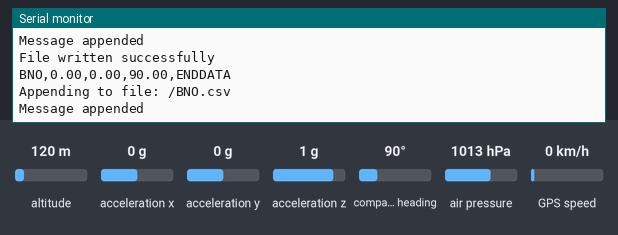
Simulated run of this sketch. Board: ESP32. Parts: the last lines printed to the serial monitor. The inputs (shaded band) are chosen by the test bench; at power-on: altitude 120 m, acceleration x 0 g, acceleration y 0 g, acceleration z 1 g, compass heading 90°, air pressure 1013 hPa, GPS speed 0 km/h. Storage starts empty; the GPS gets a fix after 3 s at 37.7749, -122.4194 with 8 satellites.

Above: at 4.1 s.
4.2 s: altitude set to 20 m
At 7.5 s:
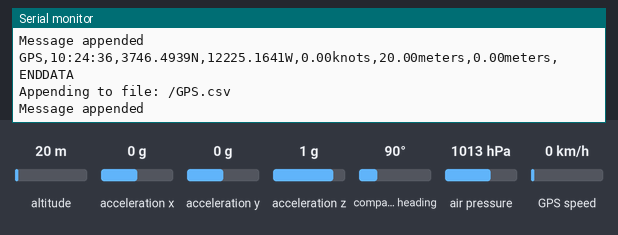
7.6 s: acceleration x set to -1.4 g
At 8.9 s:
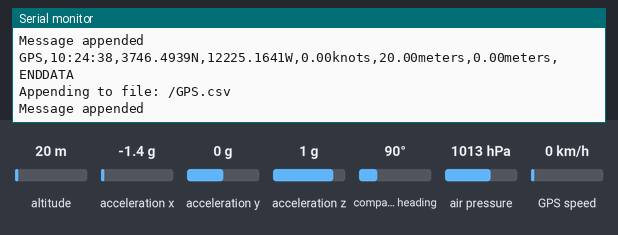
9.1 s: acceleration y set to -1.4 g
At 10.1 s:
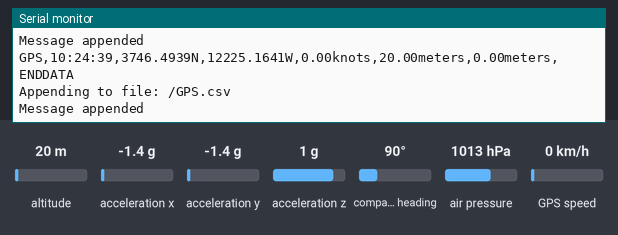
10.6 s: acceleration z set to -1.4 g
At 10.6 s:
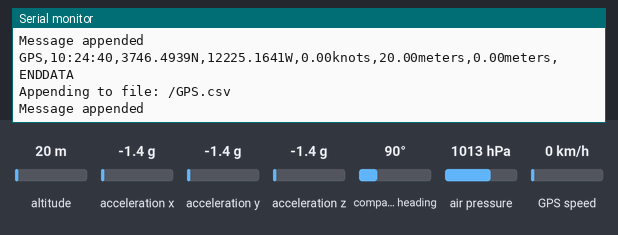
12.1 s: compass heading set to 7°
At 13.1 s:
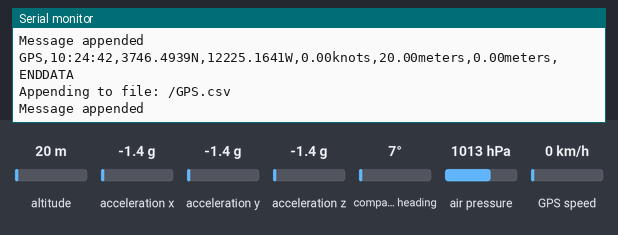
Timing chart, 0 to 14.6 s (numbered marks = the images above; inputs shaded):
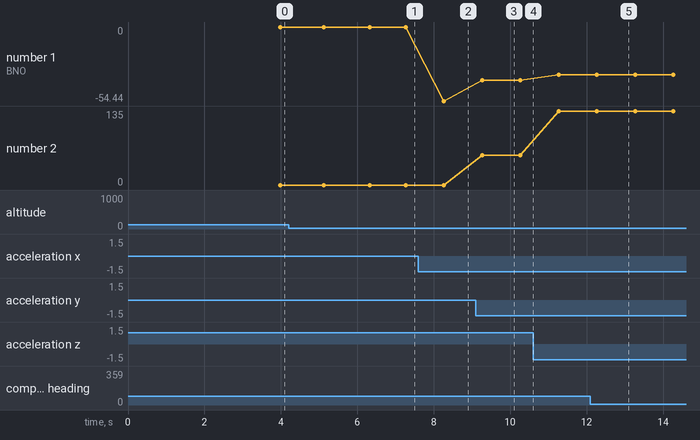

The sketch:

BlackboxMC.ino
```cpp
#include <Adafruit_BNO055.h>
#include <Adafruit_Sensor.h>
#include <utility/imumaths.h>
#include <Wire.h>
#include "Adafruit_BMP3XX.h"
#include <Adafruit_GPS.h>
#include "FS.h"
#include "SD.h"
#include "SPI.h"
#include <SPIFFS.h>
// MACROS
#define RX_PIN 33
#define TX_PIN 27
#define GPS_BAUD_RATE 9600
#define SEALEVELPRESSURE_HPA (1013)
#define CS 32
#define BMP_CS 14
#define BMP_SCK 5
#define BMP_MISO 19
#define BMP_MOSI 18
#define DEBUG true

// UART COMM (Talking to transmit chip)
HardwareSerial Comm(2);

String comm_msg; // incoming transmitMC msgs

// GPS
#define GPSECHO false
#define GPSSerial Serial1
Adafruit_GPS GPS(&GPSSerial);

enum AvGPSState
{
  AV_NOFIX = 14,
  AV_FIX = 24
} av_gps_state;

// BNO
Adafruit_BNO055 bno = Adafruit_BNO055(55);
float pitch;
float yaw;
float roll;

// BMP Stuff
Adafruit_BMP3XX bmp;
double press;
double temp;
double alt;

// timers
unsigned long gps_send_timer = millis();
unsigned long bno_timer;
unsigned long bmp_timer;
unsigned long currentTime;

void init_gps()
{
  // 9600 NMEA is the default baud rate for Adafruit MTK GPS's- some use 4800
  if (!GPS.begin(GPS_BAUD_RATE))
  {
    Serial.println("Failed GPS begin");
    Comm.println("FAILED Avionics GPS begin"); // send to transmit code
  }
  else
  {
    Serial.println("Success GPS begin");
    Comm.println("SUCCESS Avionics GPS begin");
  }

  GPS.sendCommand(PMTK_SET_NMEA_OUTPUT_RMCGGA);
  GPS.sendCommand(PMTK_SET_NMEA_UPDATE_1HZ); // 1 Hz update rate
  GPS.sendCommand(PGCMD_ANTENNA);            // antenna status updates
  delay(1000);
  // Ask for firmware version
  GPSSerial.println(PMTK_Q_RELEASE);
}

//
// SD FUNCS
//
void sd_setup()
{
  Serial.println("Sensor Setup");
  // SD setup
  if (!SD.begin(CS))
  {
    Serial.println("Card Mount Failed");
    return;
  }
  uint8_t cardType = SD.cardType();

  if (cardType == CARD_NONE)
  {
    Serial.println("No SD card attached");
    return;
  }

  Serial.print("SD Card Type: ");
  if (cardType == CARD_MMC)
  {
    Serial.println("MMC");
  }
  else if (cardType == CARD_SD)
  {
    Serial.println("SDSC");
  }
  else if (cardType == CARD_SDHC)
  {
    Serial.println("SDHC");
  }
  else
  {
    Serial.println("UNKNOWN");
  }

  uint64_t cardSize = SD.cardSize() / (1024 * 1024);
  Serial.printf("SD Card Size: %lluMB\n", cardSize);
  Serial.println("SD setup complete");
  Comm.println("SD setup complete");
}
void writeFile(fs::FS &fs, const char *path, const char *message)
{
  Comm.printf("Writing file: %s\n", path);
  Serial.printf("Writing file: %s\n", path);

  File file = fs.open(path, FILE_WRITE);
  if (!file)
  {
    Comm.println("Failed to open file for writing");
    Serial.println("Failed to open file for writing");
    return;
  }
  if (file.print(message))
  {
    Comm.println("File written");
    Serial.println("File written");
  }
  else
  {
    Comm.println("Write failed");
    Serial.println("Write failed");
  }
  file.close();
  delay(50); // ensures file closes
}

void appendFile(fs::FS &fs, const char *path, const char *message)
{
  if (DEBUG)
    Comm.printf("Appending to file: %s\n", path);
  if (DEBUG)
    Serial.printf("Appending to file: %s\n", path);

  File file = fs.open(path, FILE_APPEND);
  if (!file)
  {
    Comm.println("Failed to open file for appending");
    Serial.println("Failed to open file for appending");
    return;
  }
  if (file.print(message))
  {
    if (DEBUG)
      Comm.println("Message appended");
    if (DEBUG)
      Serial.println("Message appended");
  }
  else
  {
    Comm.println("Append failed");
    Serial.println("Append failed");
  }
  file.close();
  delay(50); // ensures file closes
}
// end SD FUNCS

//
// SPIFFS
//
void writeFile(const char *path, const char *message)
{
  File file = SPIFFS.open(path, FILE_APPEND);
  if (!file)
  {
    Serial.println("Failed to open file for writing");
    return;
  }
  if (file.print(message))
  {
    Serial.println("File written successfully");
  }
  else
  {
    Serial.println("Write failed");
  }
  file.close();
}

void logData()
{
  // Replace these variables with actual sensor readings
  float temperature = 25.0;
  float pressure = 1013.25;
  float altitude = 150.0;

  String dataString = "Temperature: " + String(temperature) + ", Pressure: " + String(pressure) + ", Altitude: " + String(altitude) + "\n";
  writeFile("/datalog.txt", dataString.c_str());
}

void readFile(const char *path)
{
  File file = SPIFFS.open(path, FILE_READ);
  if (!file)
  {
    Serial.println("Failed to open file for reading");
    return;
  }
  Serial.println("Reading from file:");
  while (file.available())
  {
    Serial.write(file.read());
  }
  file.close();
}

//
// Sensor Functions
//
void bmp_setup()
{
  while (!Serial)
    delay(10);

  if (!bmp.begin_SPI(BMP_CS, BMP_SCK, BMP_MISO, BMP_MOSI))
  {
    Serial.println("No BMP detected \n");
    while (1)
      ;
  }

  bmp.setTemperatureOversampling(BMP3_OVERSAMPLING_8X);
  bmp.setPressureOversampling(BMP3_OVERSAMPLING_4X);
  bmp.setIIRFilterCoeff(BMP3_IIR_FILTER_COEFF_3);
  bmp.setOutputDataRate(BMP3_ODR_50_HZ);

  Serial.println("Adafruit BMP3XX Initiated \n");
}

void bno_setup()
{
  while (!Serial)
    delay(10);

  Serial.println("BNO Setup beginning\n");

  if (!bno.begin())
  {
    Serial.println("No BNO detected, check wiring!\n");
    while (1)
      ;
  }

  delay(50);

  // Displays details and calibration values for BNO
  if (DEBUG)
  {
    displayBNODetails();
    displayCalStatus();
    Serial.println("");
  }
  Serial.println("BNO Initiated \n");
}

// BMP take measurements
void bmp_test()
{
  if (!bmp.performReading())
  {
    Serial.println("Failed to perform reading :(");
    return;
  }
  Serial.print("Temperature = ");
  Serial.print(bmp.temperature);
  Serial.println(" *C");

  Serial.print("Pressure = ");
  Serial.print(bmp.pressure / 100.0);
  Serial.println(" hPa");

  Serial.print("Approx. Altitude = ");
  Serial.print(bmp.readAltitude(SEALEVELPRESSURE_HPA));
  Serial.println(" m");

  Serial.println();
  delay(2000);
}

void getBMP()
{
  temp = (bmp.temperature);
  press = (bmp.pressure / 100.0);
  alt = (bmp.readAltitude(SEALEVELPRESSURE_HPA));
}

// BNO sensor details for debug
void displayBNODetails(void)
{
  sensor_t sensor;
  bno.getSensor(&sensor);
  Serial.println("------------------------------------");
  Serial.print("Sensor:       ");
  Serial.println(sensor.name);
  Serial.print("Driver Ver:   ");
  Serial.println(sensor.version);
  Serial.print("Unique ID:    ");
  Serial.println(sensor.sensor_id);
  Serial.print("Max Value:    ");
  Serial.print(sensor.max_value);
  Serial.println(" xxx");
  Serial.print("Min Value:    ");
  Serial.print(sensor.min_value);
  Serial.println(" xxx");
  Serial.print("Resolution:   ");
  Serial.print(sensor.resolution);
  Serial.println(" xxx");
  Serial.println("------------------------------------");
  Serial.println("");
  delay(500);
}

void displayCalStatus(void)
{
  /* Get the four calibration values (0..3) */
  /* Any sensor data reporting 0 should be ignored, */
  /* 3 means 'fully calibrated" */
  uint8_t system, gyro, accel, mag;
  system = gyro = accel = mag = 0;
  bno.getCalibration(&system, &gyro, &accel, &mag);

  /* The data should be ignored until the system calibration is > 0 */
  Serial.print("\t");
  if (!system)
  {
    Serial.print("! ");
  }

  /* Display the individual values */
  Serial.print("System:");
  Serial.print(system, DEC);
  Serial.print(" Gyroscope:");
  Serial.print(gyro, DEC);
  Serial.print(" Accelerometer:");
  Serial.print(accel, DEC);
  Serial.print(" Magnetometer:");
  Serial.print(mag, DEC);
}

void getBNO()
{
  sensors_event_t event;
  bno.getEvent(&event);
  pitch = event.orientation.y;
  yaw = event.orientation.x;
  roll = event.orientation.z;
  // Assuming breadboard orientation (BNO above ESP)
  //  X = Yaw, Y = Pitch, Z = Roll
}

// End Sensor functions

// arduino setup hook
void setup()
{
  // Serial Initializations
  Serial.begin(115200);
  delay(1000);
  Serial.println("Initializing Black Box Boot Sequence");
  Serial.println("____________________________________");

  Comm.begin(115200, SERIAL_8N1, RX_PIN, TX_PIN);
  Serial.println("UART COMM (communication line with transmit MC) Initialized");

  // SPIFFS
  if (!SPIFFS.begin(true))
  {
    Serial.println("An Error has occurred while mounting SPIFFS");
  }
  else
  {
    Serial.println("SPIFFS mounted successfully");
    // readFile("/datalog.txt");
  }
  // GPS
  av_gps_state = AV_NOFIX;
  Serial.println("Initializing GPS");
  init_gps();
  if (GPS.fix)
  {
    String s = "STATE," + String(AV_FIX);
    av_gps_state = AV_FIX;
    Comm.println(s);
  }
  Serial.println("GPS Initialized");

  bmp_setup();
  bno_setup();
  bno_timer = millis();
  bmp_timer = millis();

  if (!SD.begin(CS))
  {
    Comm.println("Card Mount Failed");
    Serial.println("Card Mount Failed");
    return;
  }
  uint8_t cardType = SD.cardType();

  if (cardType == CARD_NONE)
  {
    Comm.println("No SD card attached");
    Serial.println("No SD card attached");
    return;
  }

  writeFile(SD, "/datalog.csv", "Dawson,is,the,goat\n"); // test file
  appendFile(SD, "/datalog.csv", "the,greatest,of,all,time\n");

  writeFile(SD, "/GPS.csv", "GPS,Hour:Min:Sec,Latitude,Longitude,Speed,Altitude,Geoid Height,ENDDATA\n");
  writeFile(SD, "/BMP.csv", "BMP,Temperature,Pressure,Altitude,ENDDATA\n");
  writeFile(SD, "/BNO.csv", "BNO,Pitch,Roll,Yaw,ENDDATA\n");

  Serial.println("Setup Fully Completed");
}

// arduino loop hook
void loop()
{
  // read data from the GPS in the 'main loop'
  char c = GPS.read();

  // if a sentence is received, we can check the checksum, parse it...
  if (GPS.newNMEAreceived())
  {
    // Serial.print(GPS.lastNMEA()); // newNMEAreceived() flag to false
    GPS.lastNMEA();
    if (!GPS.parse(GPS.lastNMEA())) // newNMEAreceived() flag to false
      return;                       // we can fail to parse a sentence in which case we should just wait for another
  }

  comm_msg = "";
  if (Comm.available() > 0)
  { // read from blackbox
    comm_msg = Comm.readStringUntil('\n');
    if (comm_msg.equals("AVFIX\r"))
    {
      av_gps_state = AV_FIX; // Received an ACK: Stop sending STATE,AV_FIX to Groundstation
      delay(50);
    }
  }
  if (GPS.fix && av_gps_state == AV_NOFIX && (millis() - gps_send_timer > 2000))
  {
    String s = "STATE," + String(AV_FIX); // sending STATE,AV_FIX to Groundstation
    // intentionally not setting av_gps_state, waiting for an ACK
    Serial.println(s);
    Comm.println(s);
    gps_send_timer = millis();
  }

  currentTime = millis();
  if (GPS.fix && (millis() - gps_send_timer > 1000))
  {
    String gps_ = "GPS,";
    String gps_data = gps_ +
                      String(GPS.hour) + ":" + String(GPS.minute) + ":" + String(GPS.seconds) + "," +
                      String(GPS.latitude, 4) + GPS.lat + "," +
                      String(GPS.longitude, 4) + GPS.lon + "," +
                      String(GPS.speed) + "knots," +
                      String(GPS.altitude) + "meters," +
                      String(GPS.geoidheight) + "meters," +
                      "ENDDATA\n";
    Serial.println(gps_data);
    Comm.println(gps_data);
    appendFile(SD, "/GPS.csv", gps_data.c_str());

    gps_send_timer = millis();
  }

  if ((currentTime - bmp_timer) > 1000)
  {
    getBMP();
    // String s = "BMP," + "Temperature," + "Pressure," + "Altitude," + "ENDDATA";
    String s = "BMP," + String(temp) + "," + String(press) + "," + String(alt) + ",ENDDATA\n";
    if (DEBUG)
    {
      Serial.println(s);
      Serial.println("");
    }
    Comm.println(s);                       // send to transmitMC
    appendFile(SD, "/BMP.csv", s.c_str()); // log bmp data to sd card
    logData();                             // log bmp to ESP32 storage
    bmp_timer = currentTime;
  }

  if ((currentTime - bno_timer) > 1000)
  {
    getBNO();
    String st = "BNO," + String(pitch) + "," + String(roll) + "," + String(yaw) + ",ENDDATA\n";
    if (DEBUG)
    {
      Serial.println(st);
      Serial.println("");
    }
    Comm.println(st);                       // send to transmitMC
    appendFile(SD, "/BNO.csv", st.c_str()); // log bno data to sd card
    bno_timer = currentTime;
  }
}
```

Measured:
- after the input at 4.2 s, the serial monitor: prints a new line after 2.0 s (image 1)
- after the input at 7.6 s, the serial monitor: prints a new line after 0.67 s (image 2)
- after the input at 9.1 s, the serial monitor: prints a new line after 0.17 s (image 3)
- after the input at 12.1 s, the serial monitor: prints a new line after 0.17 s (image 5)
- plotted number 1: 0 → -54.44 after the input at 7.6 s, -54.44 → -39.13 after the input at 9.1 s, -39.13 → -35.25 after the input at 10.6 s
- plotted number 2: 0 → 54.44 after the input at 9.1 s, 54.44 → 135 after the input at 10.6 s
